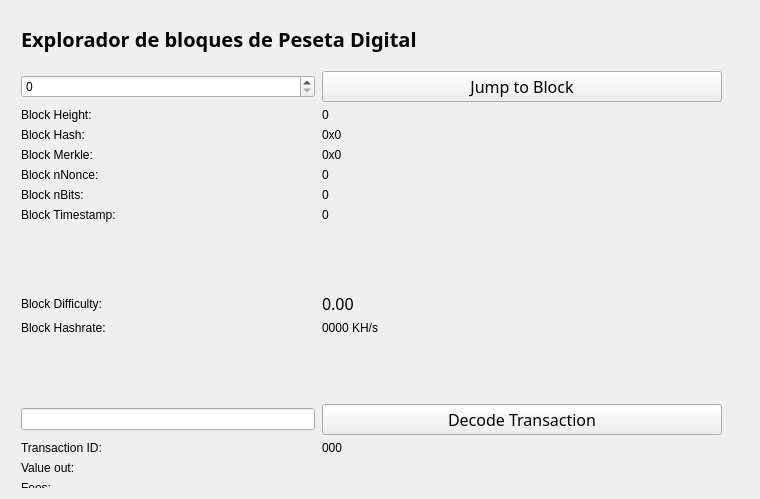
<?xml version="1.0" encoding="UTF-8"?>
<ui version="4.0">
 <class>BlockBrowser</class>
 <widget class="QWidget" name="BlockBrowser">
  <property name="windowModality">
   <enum>Qt::NonModal</enum>
  </property>
  <property name="enabled">
   <bool>true</bool>
  </property>
  <property name="geometry">
   <rect>
    <x>0</x>
    <y>0</y>
    <width>760</width>
    <height>499</height>
   </rect>
  </property>
  <property name="sizePolicy">
   <sizepolicy hsizetype="Preferred" vsizetype="Preferred">
    <horstretch>0</horstretch>
    <verstretch>0</verstretch>
   </sizepolicy>
  </property>
  <property name="minimumSize">
   <size>
    <width>0</width>
    <height>0</height>
   </size>
  </property>
  <property name="acceptDrops">
   <bool>false</bool>
  </property>
  <property name="windowTitle">
   <string>Form</string>
  </property>
  <property name="styleSheet">
   <string notr="true">font: 75 12pt &quot;Century Gothic&quot;;</string>
  </property>
  <layout class="QGridLayout">
   <property name="sizeConstraint">
    <enum>QLayout::SetMaximumSize</enum>
   </property>
   <property name="leftMargin">
    <number>21</number>
   </property>
   <property name="topMargin">
    <number>21</number>
   </property>
   <property name="rightMargin">
    <number>10</number>
   </property>
   <item row="1" column="0">
    <widget class="QWidget" name="widget" native="true">
     <widget class="QWidget" name="layoutWidget">
      <property name="geometry">
       <rect>
        <x>0</x>
        <y>0</y>
        <width>699</width>
        <height>37</height>
       </rect>
      </property>
      <layout class="QHBoxLayout" name="horizontalLayout_4">
       <property name="spacing">
        <number>7</number>
       </property>
       <item>
        <widget class="QLabel" name="label_5">
         <property name="font">
          <font>
           <family>Century Gothic</family>
           <pointsize>12</pointsize>
           <weight>9</weight>
           <italic>false</italic>
           <bold>false</bold>
          </font>
         </property>
         <property name="text">
          <string>&lt;html&gt;&lt;head/&gt;&lt;body&gt;&lt;p&gt;&lt;span style=&quot; font-size:20px; font-weight:600; color:#000000;&quot;&gt;Explorador de bloques de Peseta Digital &lt;/span&gt;&lt;/p&gt;&lt;/body&gt;&lt;/html&gt;</string>
         </property>
        </widget>
       </item>
       <item>
        <spacer name="horizontalSpacer_2">
         <property name="orientation">
          <enum>Qt::Horizontal</enum>
         </property>
         <property name="sizeHint" stdset="0">
          <size>
           <width>40</width>
           <height>20</height>
          </size>
         </property>
        </spacer>
       </item>
      </layout>
     </widget>
     <widget class="QWidget" name="layoutWidget_2">
      <property name="geometry">
       <rect>
        <x>0</x>
        <y>50</y>
        <width>701</width>
        <height>528</height>
       </rect>
      </property>
      <layout class="QGridLayout" name="gridLayout_3" rowstretch="0,0,0,0,0,0,0,0,0,0,0,0,0,0,0,0,0,0,0,0" columnstretch="0,0">
       <property name="sizeConstraint">
        <enum>QLayout::SetDefaultConstraint</enum>
       </property>
       <property name="horizontalSpacing">
        <number>7</number>
       </property>
       <item row="13" column="1">
        <widget class="QPushButton" name="txButton">
         <property name="font">
          <font>
           <family>Century Gothic</family>
           <pointsize>12</pointsize>
           <weight>9</weight>
           <italic>false</italic>
           <bold>false</bold>
          </font>
         </property>
         <property name="styleSheet">
          <string notr="true">font: 75 12pt &quot;Century Gothic&quot;;</string>
         </property>
         <property name="text">
          <string>Decode Transaction</string>
         </property>
         <property name="autoDefault">
          <bool>true</bool>
         </property>
        </widget>
       </item>
       <item row="18" column="1">
        <widget class="QLabel" name="inputBox">
         <property name="styleSheet">
          <string notr="true">font: 10pt &quot;Arial Narrow&quot;;</string>
         </property>
         <property name="text">
          <string/>
         </property>
         <property name="alignment">
          <set>Qt::AlignLeading|Qt::AlignLeft|Qt::AlignTop</set>
         </property>
        </widget>
       </item>
       <item row="18" column="0">
        <widget class="QLabel" name="inputLabel">
         <property name="text">
          <string>Inputs:</string>
         </property>
         <property name="alignment">
          <set>Qt::AlignLeading|Qt::AlignLeft|Qt::AlignTop</set>
         </property>
        </widget>
       </item>
       <item row="11" column="1">
        <widget class="QLabel" name="pawBox">
         <property name="styleSheet">
          <string notr="true">font: 75 12pt &quot;Century Gothic&quot;;</string>
         </property>
         <property name="text">
          <string>0000 KH/s</string>
         </property>
        </widget>
       </item>
       <item row="19" column="0">
        <spacer name="verticalSpacer">
         <property name="orientation">
          <enum>Qt::Vertical</enum>
         </property>
         <property name="sizeHint" stdset="0">
          <size>
           <width>20</width>
           <height>40</height>
          </size>
         </property>
        </spacer>
       </item>
       <item row="10" column="1">
        <widget class="QLabel" name="hardBox">
         <property name="font">
          <font>
           <family>Century Gothic</family>
           <pointsize>12</pointsize>
           <weight>9</weight>
           <italic>false</italic>
           <bold>false</bold>
          </font>
         </property>
         <property name="styleSheet">
          <string notr="true">font: 75 12pt &quot;Century Gothic&quot;;</string>
         </property>
         <property name="text">
          <string>0.00</string>
         </property>
        </widget>
       </item>
       <item row="14" column="0">
        <widget class="QLabel" name="txLabel">
         <property name="text">
          <string>Transaction ID:</string>
         </property>
        </widget>
       </item>
       <item row="14" column="1">
        <widget class="QLabel" name="txID">
         <property name="styleSheet">
          <string notr="true">font: 75 10pt &quot;Century Gothic&quot;;</string>
         </property>
         <property name="text">
          <string>000</string>
         </property>
        </widget>
       </item>
       <item row="15" column="0">
        <widget class="QLabel" name="valueLabel">
         <property name="text">
          <string>Value out:</string>
         </property>
        </widget>
       </item>
       <item row="1" column="0">
        <widget class="QSpinBox" name="heightBox">
         <property name="sizePolicy">
          <sizepolicy hsizetype="Preferred" vsizetype="Fixed">
           <horstretch>0</horstretch>
           <verstretch>0</verstretch>
          </sizepolicy>
         </property>
         <property name="styleSheet">
          <string notr="true">font: 75 12pt &quot;Century Gothic&quot;;</string>
         </property>
         <property name="maximum">
          <number>99999999</number>
         </property>
        </widget>
       </item>
       <item row="10" column="0">
        <widget class="QLabel" name="hardLabel">
         <property name="text">
          <string>Block Difficulty:</string>
         </property>
        </widget>
       </item>
       <item row="15" column="1">
        <widget class="QLabel" name="valueBox">
         <property name="styleSheet">
          <string notr="true">font: 75 10pt &quot;Century Gothic&quot;;</string>
         </property>
         <property name="text">
          <string/>
         </property>
        </widget>
       </item>
       <item row="3" column="0">
        <widget class="QLabel" name="heightLabel_2">
         <property name="text">
          <string>Block Height:</string>
         </property>
        </widget>
       </item>
       <item row="8" column="1">
        <widget class="QLabel" name="timeBox">
         <property name="styleSheet">
          <string notr="true">font: 75 10pt &quot;Century Gothic&quot;;</string>
         </property>
         <property name="text">
          <string>0</string>
         </property>
        </widget>
       </item>
       <item row="5" column="0">
        <widget class="QLabel" name="merkleLabel">
         <property name="text">
          <string>Block Merkle:</string>
         </property>
        </widget>
       </item>
       <item row="16" column="1">
        <widget class="QLabel" name="feesBox">
         <property name="styleSheet">
          <string notr="true">font: 10pt &quot;Arial Narrow&quot;;</string>
         </property>
         <property name="text">
          <string/>
         </property>
        </widget>
       </item>
       <item row="11" column="0">
        <widget class="QLabel" name="pawLabel">
         <property name="text">
          <string>Block Hashrate:</string>
         </property>
        </widget>
       </item>
       <item row="4" column="0">
        <widget class="QLabel" name="hashLabel">
         <property name="text">
          <string>Block Hash:</string>
         </property>
        </widget>
       </item>
       <item row="3" column="1">
        <widget class="QLabel" name="heightLabel">
         <property name="cursor">
          <cursorShape>IBeamCursor</cursorShape>
         </property>
         <property name="mouseTracking">
          <bool>false</bool>
         </property>
         <property name="acceptDrops">
          <bool>true</bool>
         </property>
         <property name="styleSheet">
          <string notr="true">font: 75 10pt &quot;Century Gothic&quot;;</string>
         </property>
         <property name="frameShape">
          <enum>QFrame::NoFrame</enum>
         </property>
         <property name="text">
          <string>0</string>
         </property>
         <property name="textInteractionFlags">
          <set>Qt::LinksAccessibleByMouse|Qt::TextSelectableByMouse</set>
         </property>
        </widget>
       </item>
       <item row="7" column="0">
        <widget class="QLabel" name="bitsLabel">
         <property name="text">
          <string>Block nBits:</string>
         </property>
        </widget>
       </item>
       <item row="16" column="0">
        <widget class="QLabel" name="feesLabel">
         <property name="text">
          <string>Fees:</string>
         </property>
        </widget>
       </item>
       <item row="17" column="0">
        <widget class="QLabel" name="outputLabel">
         <property name="text">
          <string>Outputs:</string>
         </property>
         <property name="alignment">
          <set>Qt::AlignLeading|Qt::AlignLeft|Qt::AlignTop</set>
         </property>
        </widget>
       </item>
       <item row="7" column="1">
        <widget class="QLabel" name="bitsBox">
         <property name="styleSheet">
          <string notr="true">font: 75 10pt &quot;Century Gothic&quot;;</string>
         </property>
         <property name="text">
          <string>0</string>
         </property>
        </widget>
       </item>
       <item row="5" column="1">
        <widget class="QLabel" name="merkleBox">
         <property name="minimumSize">
          <size>
           <width>187</width>
           <height>0</height>
          </size>
         </property>
         <property name="styleSheet">
          <string notr="true">font: 75 10pt &quot;Century Gothic&quot;;</string>
         </property>
         <property name="text">
          <string>0x0</string>
         </property>
         <property name="textInteractionFlags">
          <set>Qt::LinksAccessibleByMouse|Qt::TextSelectableByMouse</set>
         </property>
        </widget>
       </item>
       <item row="6" column="1">
        <widget class="QLabel" name="nonceBox">
         <property name="styleSheet">
          <string notr="true">font: 75 10pt &quot;Century Gothic&quot;;</string>
         </property>
         <property name="text">
          <string>0</string>
         </property>
         <property name="textInteractionFlags">
          <set>Qt::LinksAccessibleByMouse|Qt::TextSelectableByMouse</set>
         </property>
        </widget>
       </item>
       <item row="17" column="1">
        <widget class="QLabel" name="outputBox">
         <property name="styleSheet">
          <string notr="true">font: 10pt &quot;Arial Narrow&quot;;</string>
         </property>
         <property name="text">
          <string/>
         </property>
         <property name="alignment">
          <set>Qt::AlignLeading|Qt::AlignLeft|Qt::AlignTop</set>
         </property>
        </widget>
       </item>
       <item row="6" column="0">
        <widget class="QLabel" name="nonceLabel">
         <property name="text">
          <string>Block nNonce:</string>
         </property>
        </widget>
       </item>
       <item row="8" column="0">
        <widget class="QLabel" name="timeLabel">
         <property name="text">
          <string>Block Timestamp:</string>
         </property>
        </widget>
       </item>
       <item row="4" column="1">
        <widget class="QLabel" name="hashBox">
         <property name="enabled">
          <bool>true</bool>
         </property>
         <property name="sizePolicy">
          <sizepolicy hsizetype="Preferred" vsizetype="Preferred">
           <horstretch>0</horstretch>
           <verstretch>0</verstretch>
          </sizepolicy>
         </property>
         <property name="minimumSize">
          <size>
           <width>0</width>
           <height>0</height>
          </size>
         </property>
         <property name="styleSheet">
          <string notr="true">font: 75 10pt &quot;Century Gothic&quot;;</string>
         </property>
         <property name="text">
          <string>0x0</string>
         </property>
         <property name="textInteractionFlags">
          <set>Qt::LinksAccessibleByMouse|Qt::TextSelectableByMouse</set>
         </property>
        </widget>
       </item>
       <item row="13" column="0">
        <widget class="QLineEdit" name="txBox">
         <property name="sizePolicy">
          <sizepolicy hsizetype="Preferred" vsizetype="Fixed">
           <horstretch>0</horstretch>
           <verstretch>0</verstretch>
          </sizepolicy>
         </property>
         <property name="styleSheet">
          <string notr="true">font: 75 12pt &quot;Century Gothic&quot;;</string>
         </property>
         <property name="inputMask">
          <string comment="Transaction id" extracomment="Transaction id"/>
         </property>
         <property name="placeholderText">
          <string comment="Transaction ID" extracomment="Transaction ID"/>
         </property>
        </widget>
       </item>
       <item row="12" column="0">
        <spacer name="verticalSpacer_2">
         <property name="orientation">
          <enum>Qt::Vertical</enum>
         </property>
         <property name="sizeHint" stdset="0">
          <size>
           <width>20</width>
           <height>40</height>
          </size>
         </property>
        </spacer>
       </item>
       <item row="1" column="1">
        <widget class="QPushButton" name="blockButton">
         <property name="minimumSize">
          <size>
           <width>400</width>
           <height>0</height>
          </size>
         </property>
         <property name="maximumSize">
          <size>
           <width>16777215</width>
           <height>16777215</height>
          </size>
         </property>
         <property name="font">
          <font>
           <family>Century Gothic</family>
           <pointsize>12</pointsize>
           <weight>9</weight>
           <italic>false</italic>
           <bold>false</bold>
          </font>
         </property>
         <property name="styleSheet">
          <string notr="true">font: 75 12pt &quot;Century Gothic&quot;;</string>
         </property>
         <property name="text">
          <string>Jump to Block</string>
         </property>
         <property name="autoDefault">
          <bool>true</bool>
         </property>
         <property name="flat">
          <bool>false</bool>
         </property>
        </widget>
       </item>
       <item row="9" column="0">
        <spacer name="verticalSpacer_3">
         <property name="orientation">
          <enum>Qt::Vertical</enum>
         </property>
         <property name="sizeHint" stdset="0">
          <size>
           <width>20</width>
           <height>40</height>
          </size>
         </property>
        </spacer>
       </item>
       <item row="9" column="1">
        <spacer name="verticalSpacer_4">
         <property name="orientation">
          <enum>Qt::Vertical</enum>
         </property>
         <property name="sizeHint" stdset="0">
          <size>
           <width>20</width>
           <height>40</height>
          </size>
         </property>
        </spacer>
       </item>
      </layout>
     </widget>
    </widget>
   </item>
  </layout>
 </widget>
 <resources/>
 <connections/>
</ui>
